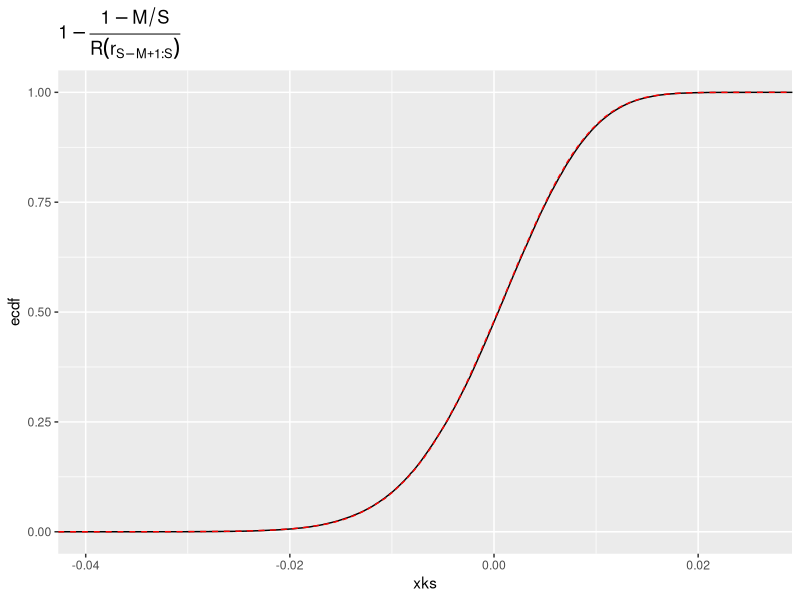
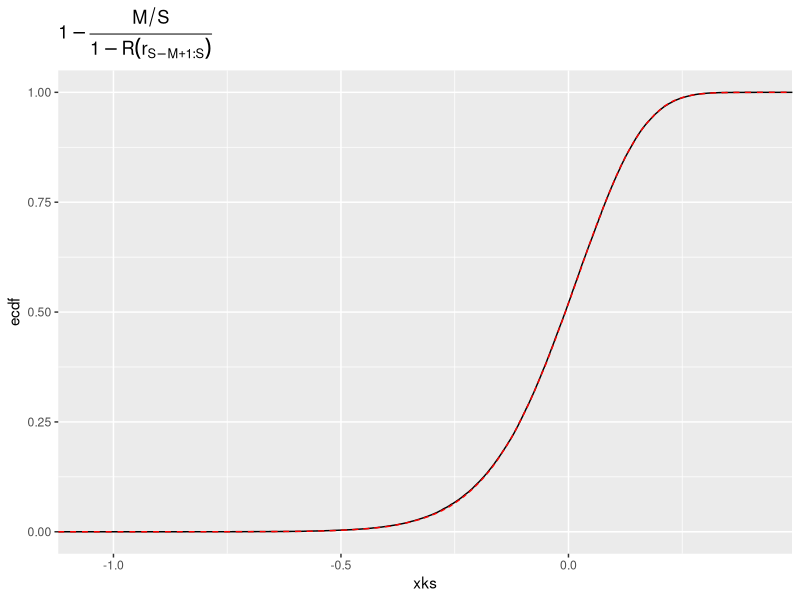

Write the R code that produced these figures, in order.
## ---- chunk 1
library(tidyverse)
xi <- 0.7
s <- 2
u <- 4

samp <- function(S, k, p, 
                 Q = \(x) u + s*((1-x)^(-xi)-1)/xi, 
                 F = \(x) 1 - (1 + xi*(x - u)/s)^(-1/xi)) {
  # Use theory to draw x_{k:S}
  xk <- Q(rbeta(1, k, S - k + 1))
  c(1 - p / F(xk), 1-(1-p)/(1-F(xk)))
}

S <- 1000
M <- 50
k <- S - M + 1
p <- 1-M/S
N <- 100000

fs <- rf(N, 2 * (S - k + 1), 2 * k )
tibble(theoretical = 1-p - p * fs * (S - k + 1)/k,
       xks = map_dbl(1:N, \(x) samp(S, k, p)[1])) %>%
  ggplot() + stat_ecdf(aes(x = xks), colour = "black") + 
  stat_ecdf(aes(x = theoretical), colour = "red", linetype = "dashed") +
  ggtitle(expression(1 - frac(1-M/S , R(r[S-M+1:S]))))

tibble(theoretical = p - (1-p) * k/(fs * (S - k + 1)),
       xks = map_dbl(1:N, \(x) samp(S, k, p)[2])) %>%
  ggplot() + stat_ecdf(aes(x = xks), colour = "black") + 
  stat_ecdf(aes(x = theoretical), colour = "red", linetype = "dashed") +
  ggtitle(expression(1 - frac(M/S , 1-R(r[S-M+1:S]))))
